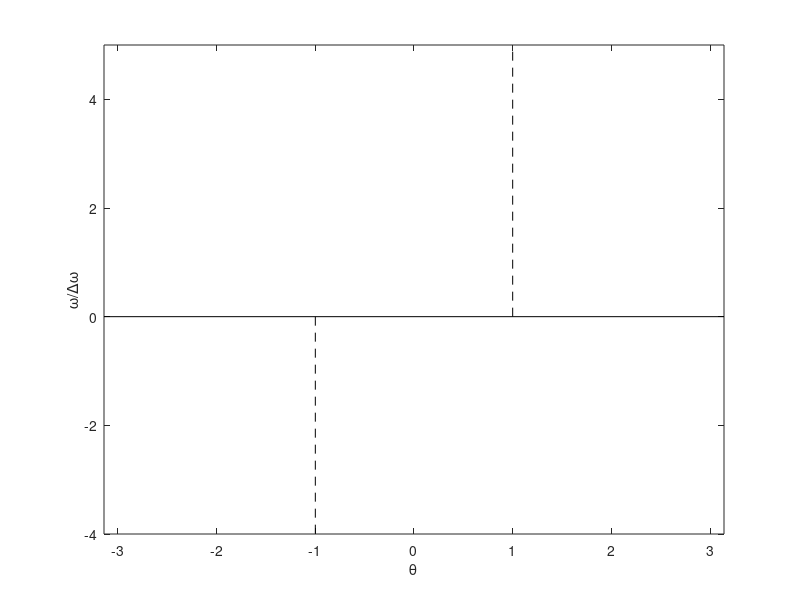

The MATLAB source for this figure: (Note: this script raises an error after producing the figure.)
%% visualizing the basin of attraction for a typical limit cycle
clear,clf,clc
wn = 1;
kick_angle = 1;
w00 = 0.7;    % momentum of the limit cycle at the kick
theta0 = kick_angle;

% figure
box on
hold on
axis([-pi pi -4 5])
xlabel('\theta'), ylabel('\omega/\Delta\omega')
plot([-kick_angle -kick_angle],[0 -5],'--k')
plot([kick_angle kick_angle],[0 5],'--k')
plot([-pi pi],[0 0],'k')

% the limit cycle
% upper branch
[ theta_u,omega_u,t_u,T1 ] = PendulumSolution( wn,theta0,w00,kick_angle );
lind = find(abs(theta_u)<kick_angle-.001 & omega_u>0);
omega_u = omega_u(lind); theta_u=theta_u(lind); t_u = t_u(lind);
T_u = max(t_u);
% lower branch
[ theta_l,omega_l,t_l,~ ] = PendulumSolution( wn,theta0,w00-1,kick_angle );
lind = find(abs(theta_l)<kick_angle-.001 & omega_l<0);
t_l = t_l(lind);
T_l = max(t_l)-min(t_l);
TT = T_l+T_u;   

% plot with the extra tail
[ theta_u,omega_u,t_u,~ ] = PendulumSolution( wn,theta0,w00,kick_angle );
[t_u,tind] = sort(t_u); omega_u = omega_u(tind); theta_u=theta_u(tind);
hind = 1:ceil(length(t_u)/2);   % first half of the periodic orbit
t_u=t_u(hind); omega_u=omega_u(hind); theta_u=theta_u(hind);
z=zeros(size(theta_u));
surface([theta_u;theta_u],[omega_u;omega_u],[z;z],[t_u;t_u]*2*pi/TT,...
        'facecol','no',...
        'edgecol','interp',...
        'linew',2);   
% plot with the extra tail
[ theta_l,omega_l,t_l,T2 ] = PendulumSolution( wn,theta0,w00-1,kick_angle );
[t_l,tind]=sort(t_l,'descend');omega_l=omega_l(tind); theta_l=theta_l(tind);
hind = 1:ceil(length(t_l)/2);
t_l=t_l(hind); omega_l = omega_l(hind); theta_l=theta_l(hind); 
t_l = mod(t_l-min(t_l)+T_u,TT);
z=zeros(size(theta_l));
surface([theta_l;theta_l],[omega_l;omega_l],[z;z],[t_l;t_l]*2*pi/TT,...
        'facecol','no',...
        'edgecol','interp',...
        'linew',2);

    
% top isochrones
for i = 1:4
    [ theta,omega,t,T ] = PendulumSolution( wn,theta0,w00+i,kick_angle );
    k = sqrt((.25/(wn^2))*(w00+i)^2 + sin(theta0/2)^2); % modulus (square of root of energy)
    if k<=1
        lind = find(theta>-kick_angle+.001 & omega<(w00+i));
        theta = theta(lind); omega=omega(lind); t=t(lind);
        [t,tind] = sort(t,'descend'); omega=omega(tind); theta=theta(tind);
        t = mod(t-T/2+T1/2,TT);
        Tb(i)=T/2 + T1/2;
    else
        t = mod(t+sum(Tb),TT);        
        Tb(i)=T;
    end
    % plot
    z=zeros(size(theta));
    surface([theta;theta],[omega;omega],[z;z],[t;t]*2*pi/TT,...
            'facecol','no',...
            'edgecol','interp',...
            'linew',2);
end
% lower isochrones
for i = 2:4
    [ theta,omega,t,T ] = PendulumSolution( wn,theta0,w00-i,kick_angle );
    k = sqrt((.25/(wn^2))*(w00-i)^2 + sin(theta0/2)^2); % modulus (square of root of energy)
    if k<=1
        lind = find(theta<kick_angle-.001 & omega>(w00-i));
        theta = theta(lind); omega=omega(lind); t=t(lind);
        [t,tind] = sort(t,'ascend'); omega=omega(tind); theta=theta(tind);
        t = mod(t+T2/2+T_u,TT);
        Tc(i)=T/2 + T2/2 + T_u;
    else
        omega=-omega;t=fliplr(t);
        t = mod(t+sum(Tc),TT);        
        Tc(i)=T;
    end
    % plot
    z=zeros(size(theta));
    surface([theta;theta],[omega;omega],[z;z],[t;t]*2*pi/TT,...
            'facecol','no',...
            'edgecol','interp',...
            'linew',2);
end
caxis([0 2*pi])
colorbar
title(['Isochrons for a limit cycle with T=',num2str(TT)])